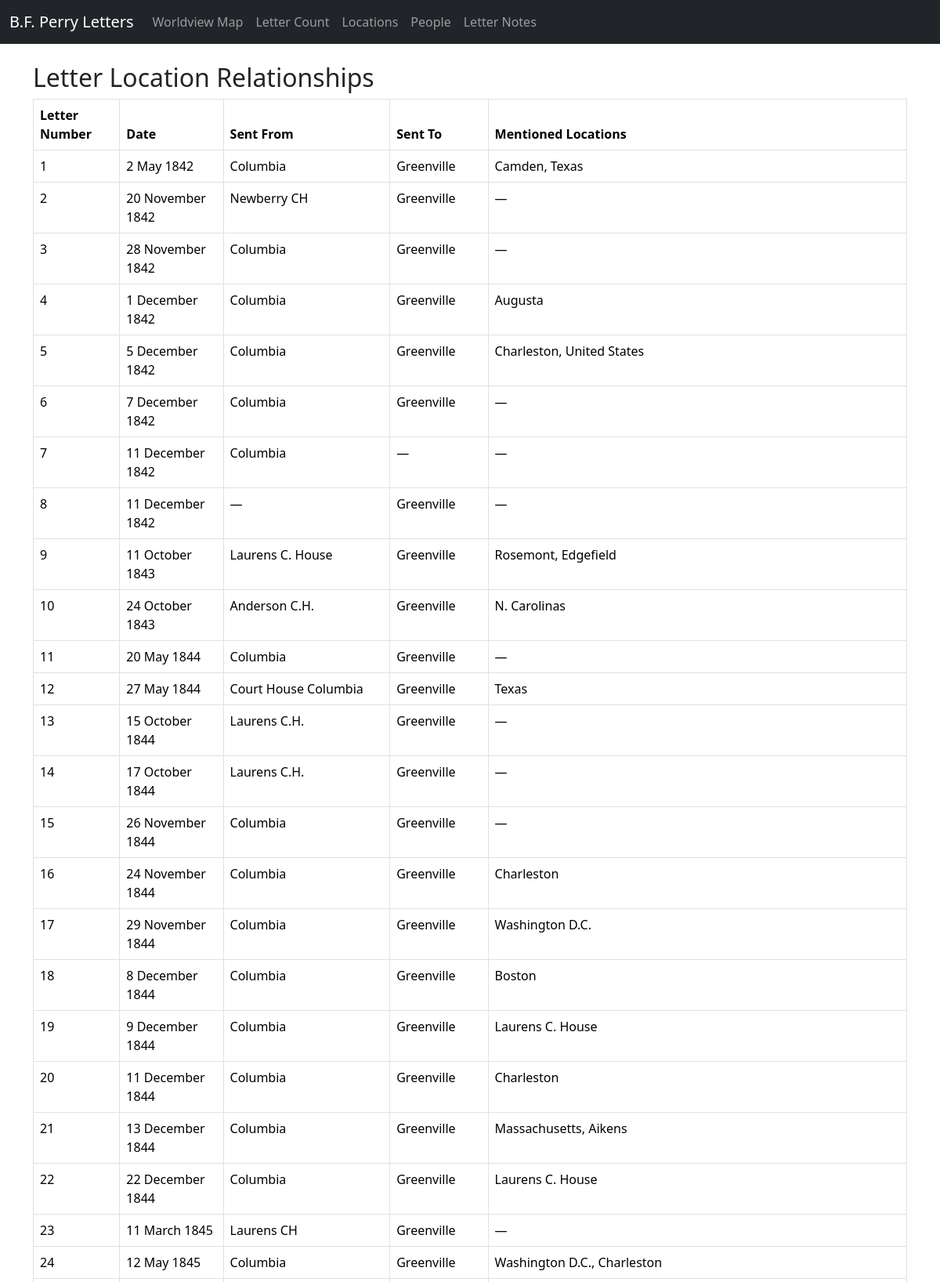
/letter_locations (upper part), run on the app's committed database.
### tables this page shows
CREATE TABLE letter (
    id INTEGER PRIMARY KEY AUTOINCREMENT,
    letter_number INTEGER,
    date TEXT,
    sent_from_location_id INTEGER,
    sent_to_location_id INTEGER,
    sender_id INTEGER,
    recipient_id INTEGER,
    file_path TEXT, day TEXT, month TEXT, year TEXT,
    FOREIGN KEY(sent_from_location_id) REFERENCES location(location_id),
    FOREIGN KEY(sent_to_location_id) REFERENCES location(location_id),
    FOREIGN KEY(sender_id) REFERENCES people(person_id),
    FOREIGN KEY(recipient_id) REFERENCES people(person_id)
);

CREATE TABLE location (
    location_id INTEGER PRIMARY KEY AUTOINCREMENT,
    name TEXT UNIQUE,
    latitude REAL,
    longitude REAL
, state TEXT, country TEXT);

### app.py (the view)
@app.route("/letter_locations")
def letter_locations():
    cur = get_db().cursor()
    allowed_senders = (1, 143, 261, 267, 447, 935)
    cur.execute(f"""
        SELECT l.id, l.letter_number, l.date,
               from_loc.name AS sent_from,
               to_loc.name AS sent_to
        FROM letter l
        LEFT JOIN location AS from_loc ON l.sent_from_location_id = from_loc.location_id
        LEFT JOIN location AS to_loc ON l.sent_to_location_id = to_loc.location_id
        WHERE l.sender_id IN {allowed_senders}
        ORDER BY l.letter_number
    """)
    letters = cur.fetchall()
    letter_mentions = {}
    for letter in letters:
        cur.execute("""
            SELECT loc.name
            FROM mentioned_location
            JOIN location AS loc ON mentioned_location.location_id = loc.location_id
            WHERE mentioned_location.letter_id = ?
        """, (letter['id'],))
        letter_mentions[letter['id']] = [row['name'] for row in cur.fetchall()]
    return render_template("letter_locations.html", letters=letters, letter_mentions=letter_mentions)

### app.py (called while the page is built)
def get_db():
    db = getattr(g, '_database', None)
    if db is None:
        db = g._database = sqlite3.connect(DATABASE)
        db.row_factory = sqlite3.Row
    return db

@app.teardown_appcontext
def close_connection(exception):
    db = getattr(g, '_database', None)
    if db is not None:
        db.close()

### templates/letter_locations.html
{% extends "base.html" %}
{% block content %}
<h2>Letter Location Relationships</h2>
<table class="table table-bordered">
  <thead>
    <tr>
      <th>Letter Number</th>
      <th>Date</th>
      <th>Sent From</th>
      <th>Sent To</th>
      <th>Mentioned Locations</th>
    </tr>
  </thead>
  <tbody>
    {% for letter in letters %}
      <tr>
        <td>{{ letter['letter_number'] }}</td>
        <td>{{ letter['date'] }}</td>
        <td>{{ letter['sent_from'] or '—' }}</td>
        <td>{{ letter['sent_to'] or '—' }}</td>
        <td>
          {% if letter_mentions[letter['id']] %}
            {{ letter_mentions[letter['id']] | join(', ') }}
          {% else %}
            —
          {% endif %}
        </td>
      </tr>
    {% endfor %}
  </tbody>
</table>
{% endblock %}

### templates/base.html (shortened to what this page needs)
<!DOCTYPE html>
<html>
<head>
    <link href="https://cdn.jsdelivr.net/npm/bootstrap@5.3.2/dist/css/bootstrap.min.css" rel="stylesheet">
</head>
<body>
    <nav class="navbar navbar-expand-lg navbar-dark bg-dark mb-4">
      <div class="container-fluid">
        <a class="navbar-brand" href="{{ url_for('index') }}">B.F. Perry Letters</a>
        <div class="collapse navbar-collapse" id="navbarNav">
          <ul class="navbar-nav">
            <li class="nav-item">
              <a class="nav-link" href="{{ url_for('worldview_mapping') }}">Worldview Map</a>
            </li>
            <li class="nav-item">
              <a class="nav-link" href="{{ url_for('lettercount') }}">Letter Count</a>
            </li>
            <li class="nav-item">
              <a class="nav-link" href="{{ url_for('locations') }}">Locations</a>
            </li>
            <li class="nav-item">
              <a class="nav-link" href="{{ url_for('people') }}">People</a>
            </li>
            <li class="nav-item">
              <a class="nav-link" href="{{ url_for('notes') }}" target="_blank">Letter Notes</a>
            </li>
          </ul>
        </div>
      </div>
    </nav>
    <div class="container">
        {% block content %}{% endblock %}
    </div>
</body>
</html>

### data on the page
letter: letter_number "1", date "2 May 1842", name "Columbia", name "Greenville", letter_mentions "Camden, Texas"
letter: letter_number "2", date "20 November 1842", name "Newberry CH", name "Greenville"
letter: letter_number "3", date "28 November 1842", name "Columbia", name "Greenville"
letter: letter_number "4", date "1 December 1842", name "Columbia", name "Greenville", letter_mentions "Augusta"
letter: letter_number "5", date "5 December 1842", name "Columbia", name "Greenville", letter_mentions "Charleston, United States"
letter: letter_number "6", date "7 December 1842", name "Columbia", name "Greenville"
letter: letter_number "7", date "11 December 1842", name "Columbia", letter "—"
letter: letter_number "8", date "11 December 1842", letter "—", name "Greenville"
letter: letter_number "9", date "11 October 1843", name "Laurens C. House", name "Greenville", letter_mentions "Rosemont, Edgefield"
letter: letter_number "10", date "24 October 1843", name "Anderson C.H.", name "Greenville", letter_mentions "N. Carolinas"
letter: letter_number "11", date "20 May 1844", name "Columbia", name "Greenville"
letter: letter_number "12", date "27 May 1844", name "Court House Columbia", name "Greenville", letter_mentions "Texas"
letter: letter_number "13", date "15 October 1844", name "Laurens C.H.", name "Greenville"
letter: letter_number "14", date "17 October 1844", name "Laurens C.H.", name "Greenville"
letter: letter_number "15", date "26 November 1844", name "Columbia", name "Greenville"
letter: letter_number "16", date "24 November 1844", name "Columbia", name "Greenville", letter_mentions "Charleston"
letter: letter_number "17", date "29 November 1844", name "Columbia", name "Greenville", letter_mentions "Washington D.C."
letter: letter_number "18", date "8 December 1844", name "Columbia", name "Greenville", letter_mentions "Boston"
letter: letter_number "19", date "9 December 1844", name "Columbia", name "Greenville", letter_mentions "Laurens C. House"
letter: letter_number "20", date "11 December 1844", name "Columbia", name "Greenville", letter_mentions "Charleston"
letter: letter_number "21", date "13 December 1844", name "Columbia", name "Greenville", letter_mentions "Massachusetts, Aikens"
letter: letter_number "22", date "22 December 1844", name "Columbia", name "Greenville", letter_mentions "Laurens C. House"
letter: letter_number "23", date "11 March 1845", name "Laurens CH", name "Greenville"
letter: letter_number "24", date "12 May 1845", name "Columbia", name "Greenville", letter_mentions "Washington D.C., Charleston"
